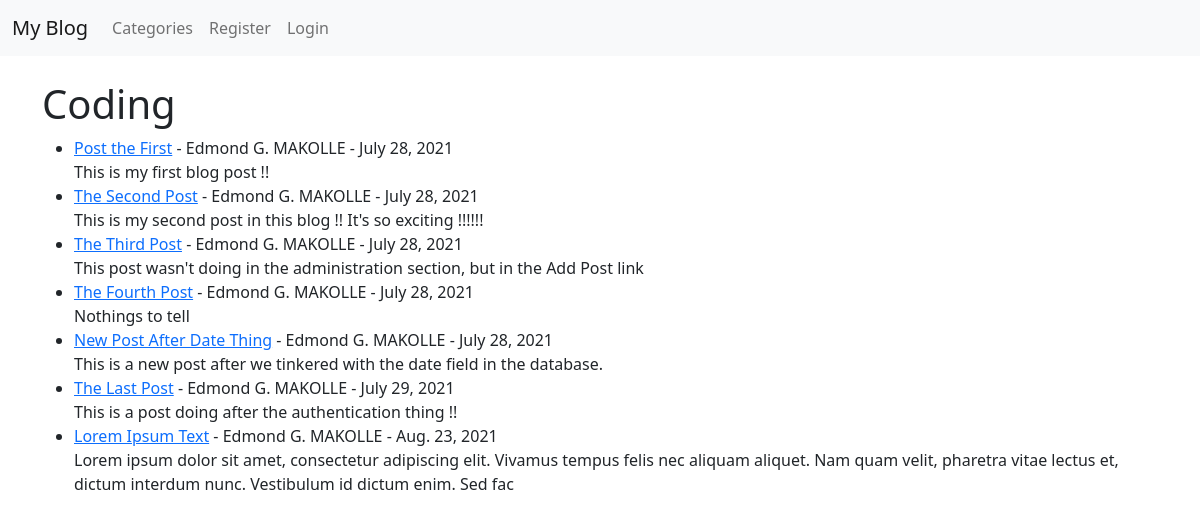
/category/coding/, run on an earlier commit of the app's database.
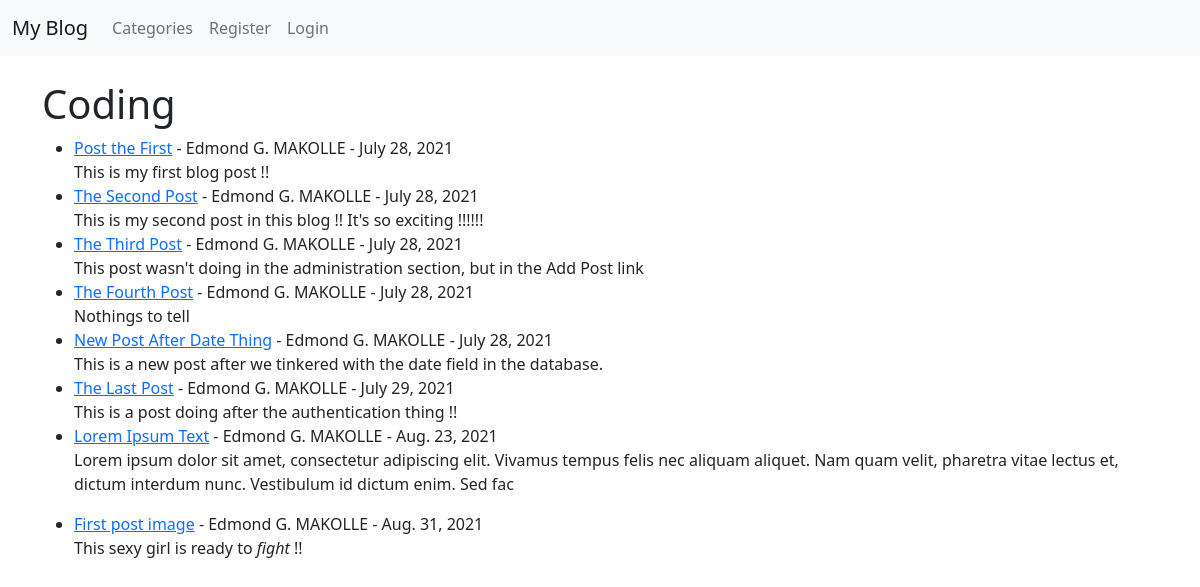
And on a later commit of the database.
### theblog/models.py (models this page shows, shortened)
class Post (models.Model):
    title = models.CharField(max_length=255)
    header_image = models.ImageField(blank=True, null=True, upload_to="images/")
    author = models.ForeignKey(User, on_delete=models.CASCADE)
    body = RichTextField(blank=True, null=True)
    post_date = models.DateField(auto_now_add=True)
    category = models.CharField(max_length=255, default='coding')
    snippet = models.CharField(max_length=255)
    likes = models.ManyToManyField(User, related_name='blog_posts')

### theblog/views.py (the view)
# urls.py: path('category/<str:cats>/', CategoryView, name="category"),
def CategoryView(request, cats):
    category_posts = Post.objects.filter(category=cats.replace('-', ' '))
    return render(request, 'categories.html', {'cats':cats.title().replace('-', ' '), 'category_posts':category_posts})

### theblog/templates/categories.html (shortened to what this page needs)
{% extends 'base.html' %}
{% block content %}
    {% if category_posts %}
        <h1>{{ cats }}</h1>
        <ul>
            {% for post in category_posts %}
                <li>
                    <a href="{% url 'article-detail' post.pk %}">{{ post.title}}</a> -
                    {{ post.author.first_name }} {{ post.author.last_name }} -
                    {{ post.post_date }}
                    <br>
                    {{ post.body | slice:":200" | safe }}  {% comment %} Le slice permet de determiner le nombre de lettre a afficher {% endcomment %}
                    <br>
                </li>
            {% endfor %}
        </ul>
    {% else %}
        <h2>Sorry, this page does not exist... </h2>
    {% endif %}
{% endblock %}

What changed in the data, as far as the page shows it:
added Post: title "First post image", author.first_name "Edmond G.", author.last_name "MAKOLLE", post_date "Aug. 31, 2021", body "This sexy girl is ready to fight !!"
